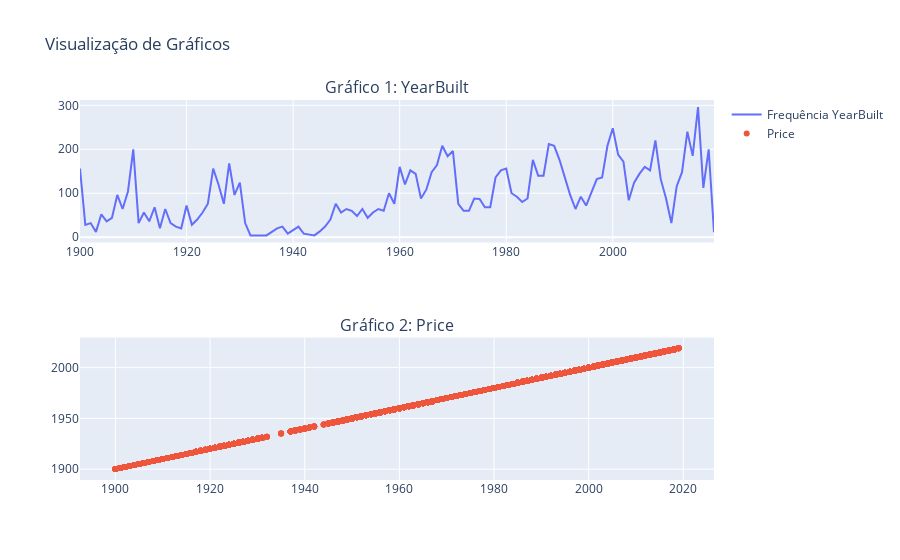

Source (notebook cell):
### Code cell
from plotly.subplots import make_subplots
# Criando uma figura com 2 linhas e 1 coluna
fig = make_subplots(rows=2, cols=1, 
                    subplot_titles=("Gráfico 1: YearBuilt", "Gráfico 2: Price"))

# Gráfico 1: YearBuilt
fig.add_trace(go.Scatter(x=tabela_frequencias['Ano de Construção'], 
                         y=tabela_frequencias['Frequência'], 
                         mode='lines', 
                         name='Frequência YearBuilt'), row=1, col=1)

# Gráfico 2: Exemplo com outra variável (ex: 'Price')
# Suponha que você tenha um gráfico de dispersão ou outro gráfico para o 'Price'
fig.add_trace(go.Scatter(x=df2_raw_seattle['YearBuilt'], 
                         y=df2_raw_seattle['YearBuilt'], 
                         mode='markers', 
                         name='Price'), row=2, col=1)

# Atualizando o layout da figura
fig.update_layout(title_text="Visualização de Gráficos", showlegend=True)

# Exibindo os gráficos
fig.show()

### Figure 1 — Plotly figure (JSON) as saved in the notebook; plotly's stock layout.template omitted (floating-point values rounded to 4 significant figures; data arrays with more than 128 entries replaced by an {"elided": "..."} marker saying what was removed)
{"data": [{"mode": "lines", "name": "Frequência YearBuilt", "type": "scatter", "x": [1900, 1901, 1902, 1903, 1904, 1905, 1906, 1907, 1908, 1909, 1910, 1911, 1912, 1913, 1914, 1915, 1916, 1917, 1918, 1919, 1920, 1921, 1922, 1923, 1924, 1925, 1926, 1927, 1928, 1929, 1930, 1931, 1932, 1935, 1937, 1938, 1939, 1940, 1941, 1942, 1944, 1945, 1946, 1947, 1948, 1949, 1950, 1951, 1952, 1953, 1954, 1955, 1956, 1957, 1958, 1959, 1960, 1961, 1962, 1963, 1964, 1965, 1966, 1967, 1968, 1969, 1970, 1971, 1972, 1973, 1974, 1975, 1976, 1977, 1978, 1979, 1980, 1981, 1982, 1983, 1984, 1985, 1986, 1987, 1988, 1989, 1990, 1991, 1992, 1993, 1994, 1995, 1996, 1997, 1998, 1999, 2000, 2001, 2002, 2003, 2004, 2005, 2006, 2007, 2008, 2009, 2010, 2011, 2012, 2013, 2014, 2015, 2016, 2017, 2018, 2019], "xaxis": "x", "y": [156, 28, 32, 12, 52, 36, 44, 96, 64, 104, 200, 32, 56, 36, 68, 20, 64, 32, 24, 20, 72, 28, 40, 56, 76, 156, 120, 76, 168, 96, 124, 32, 4, 4, 20, 24, 8, 16, 24, 8, 4, 13, 24, 40, 76, 56, 64, 60, 48, 64, 44, 56, 64, 60, 100, 76, 160, 120, 152, 144, 88, 108, 148, 164, 208, 184, 196, 76, 60, 60, 88, 87, 68, 68, 136, 152, 156, 100, 92, 80, 88, 176, 140, 140, 212, 208, 176, 136, 96, 64, 92, 72, 100, 132, 136, 208, 248, 188, 172, 84, 124, 144, 160, 152, 220, 132, 88, 32, 116, 148, 240, 185, 296, 112, 200, 11], "yaxis": "y"}, {"mode": "markers", "name": "Price", "type": "scatter", "x": {"elided": "11300 int values"}, "xaxis": "x2", "y": {"elided": "11300 int values"}, "yaxis": "y2"}], "layout": {"annotations": [{"font": {"size": 16}, "showarrow": false, "text": "Gráfico 1: YearBuilt", "x": 0.5, "xanchor": "center", "xref": "paper", "y": 1, "yanchor": "bottom", "yref": "paper"}, {"font": {"size": 16}, "showarrow": false, "text": "Gráfico 2: Price", "x": 0.5, "xanchor": "center", "xref": "paper", "y": 0.375, "yanchor": "bottom", "yref": "paper"}], "showlegend": true, "title": {"text": "Visualização de Gráficos"}, "xaxis": {"anchor": "y", "domain": [0, 1]}, "xaxis2": {"anchor": "y2", "domain": [0, 1]}, "yaxis": {"anchor": "x", "domain": [0.625, 1]}, "yaxis2": {"anchor": "x2", "domain": [0, 0.375]}}}
